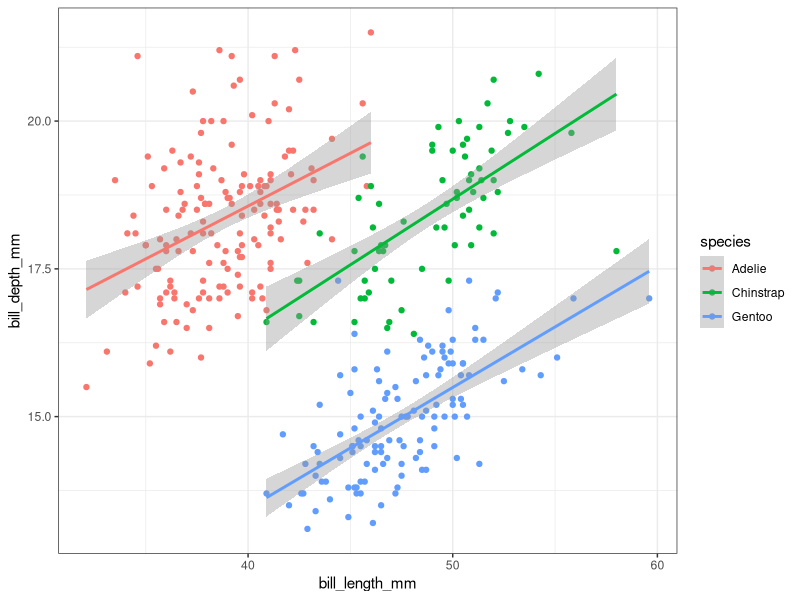

Reproduce this figure in R.
penguins <- palmerpenguins::penguins

library(ggplot2)
penguins |> 
  ggplot(aes(x=bill_length_mm,y=bill_depth_mm,color=species))+
  geom_point()+
  geom_smooth(method="lm")+
  theme_bw()

#aufbwifbiu